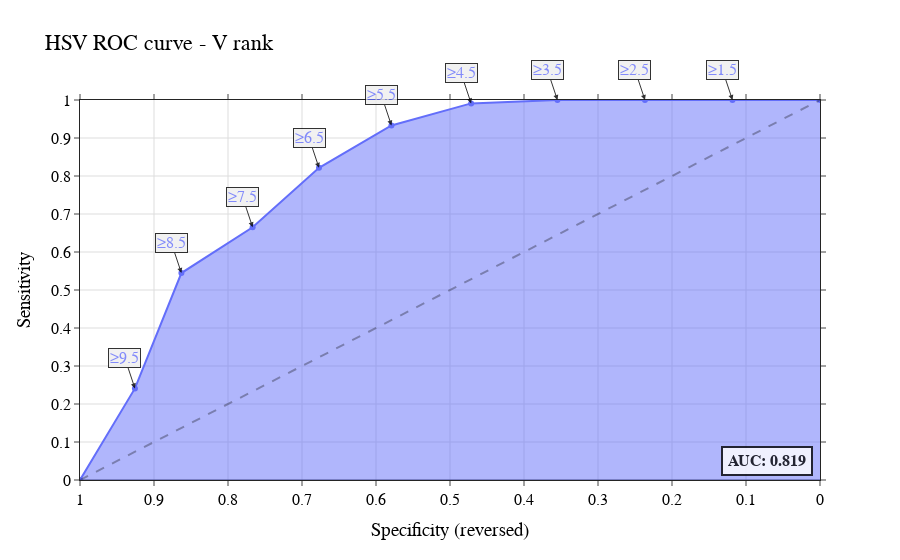

Notebook code cell kept with this figure:
### Code cell
title = "HSV ROC curve - V rank"
predictor_name = "Ranks-Color-Center-V"
roc_df, auc, comparator = calculate_roc(all_metrics_flat["Labels-Value"],
                                        all_metrics_flat[predictor_name], true_value="True")
fig = px.area(roc_df,
              x="specificity", y="sensitivity",
              hover_data=roc_hover_data, markers=True, title=f"{var_labels[predictor_name]}, AUC: {auc:0.3f}",
              category_orders=category_orders, labels=var_labels, template=plotly_template,
              )
add_threshold_annotations(fig, roc_df, comparator)
add_auc_annotation(fig, auc)

customize_roc_curve(fig)
fig.update_layout(font=dict(family="Arial",size=16,))  #, margin=dict(l=20, r=20, t=20, b=20)
fig.show()
save_plotly_figure(fig, title)

### Figure 1 — Plotly figure (JSON) as saved in the notebook; plotly's stock layout.template omitted (floating-point values rounded to 4 significant figures)
{"data": [{"customdata": [[10.01], [9.5], [8.5], [7.5], [6.5], [5.5], [4.5], [3.5], [2.5], [1.5], [0.99]], "fillpattern": {"shape": ""}, "hovertemplate": "specificity=%{x:0.2%}<br>sensitivity=%{y:0.2%}<br>threshold=%{customdata[0]}<extra></extra>", "legendgroup": "", "line": {"color": "#636efa"}, "marker": {"symbol": "circle"}, "mode": "markers+lines", "name": "", "orientation": "v", "showlegend": false, "stackgroup": "1", "x": [1.0, 0.9258, 0.863, 0.7667, 0.677, 0.5791, 0.4715, 0.3548, 0.2365, 0.1183, 0.0], "xaxis": "x", "y": [0.0, 0.2411, 0.5446, 0.6652, 0.8214, 0.933, 0.9911, 1.0, 1.0, 1.0, 1.0], "yaxis": "y", "type": "scatter"}], "layout": {"xaxis": {"anchor": "y", "domain": [0.0, 1.0], "title": {"text": "Specificity (reversed)"}, "zeroline": true, "range": [1, 0], "showgrid": true, "nticks": 20, "mirror": "ticks", "gridcolor": "#DDD", "showspikes": true, "spikemode": "across", "spikethickness": 2, "spikedash": "solid"}, "yaxis": {"anchor": "x", "domain": [0.0, 1.0], "title": {"text": "Sensitivity"}, "zeroline": true, "range": [0, 1], "showgrid": true, "nticks": 20, "mirror": "ticks", "gridcolor": "#DDD", "showspikes": true, "spikemode": "across", "spikethickness": 2, "spikedash": "solid"}, "legend": {"tracegroupgap": 0, "yanchor": "bottom", "y": 0.01, "xanchor": "right", "x": 0.99, "bordercolor": "Black", "borderwidth": 2}, "title": {"text": "HSV ROC curve - V rank"}, "annotations": [{"arrowhead": 2, "bgcolor": "#eee", "bordercolor": "#000", "font": {"color": "#636efa"}, "opacity": 0.8, "text": "≥9.5", "x": 0.9258, "y": 0.2411}, {"arrowhead": 2, "bgcolor": "#eee", "bordercolor": "#000", "font": {"color": "#636efa"}, "opacity": 0.8, "text": "≥8.5", "x": 0.863, "y": 0.5446}, {"arrowhead": 2, "bgcolor": "#eee", "bordercolor": "#000", "font": {"color": "#636efa"}, "opacity": 0.8, "text": "≥7.5", "x": 0.7667, "y": 0.6652}, {"arrowhead": 2, "bgcolor": "#eee", "bordercolor": "#000", "font": {"color": "#636efa"}, "opacity": 0.8, "text": "≥6.5", "x": 0.677, "y": 0.8214}, {"arrowhead": 2, "bgcolor": "#eee", "bordercolor": "#000", "font": {"color": "#636efa"}, "opacity": 0.8, "text": "≥5.5", "x": 0.5791, "y": 0.933}, {"arrowhead": 2, "bgcolor": "#eee", "bordercolor": "#000", "font": {"color": "#636efa"}, "opacity": 0.8, "text": "≥4.5", "x": 0.4715, "y": 0.9911}, {"arrowhead": 2, "bgcolor": "#eee", "bordercolor": "#000", "font": {"color": "#636efa"}, "opacity": 0.8, "text": "≥3.5", "x": 0.3548, "y": 1.0}, {"arrowhead": 2, "bgcolor": "#eee", "bordercolor": "#000", "font": {"color": "#636efa"}, "opacity": 0.8, "text": "≥2.5", "x": 0.2365, "y": 1.0}, {"arrowhead": 2, "bgcolor": "#eee", "bordercolor": "#000", "font": {"color": "#636efa"}, "opacity": 0.8, "text": "≥1.5", "x": 0.1183, "y": 1.0}, {"bgcolor": "#FFF", "bordercolor": "#000", "borderpad": 5, "borderwidth": 2, "font": {"size": 16}, "opacity": 0.8, "showarrow": false, "text": "<b>AUC: 0.819</b>", "x": 0.01, "xanchor": "right", "y": 0.01, "yanchor": "bottom"}], "shapes": [{"line": {"dash": "dash", "width": 2}, "type": "line", "x0": 1, "x1": 0, "y0": 0, "y1": 1}], "font": {"family": "Arial", "size": 16, "color": "black"}, "autosize": false}}
